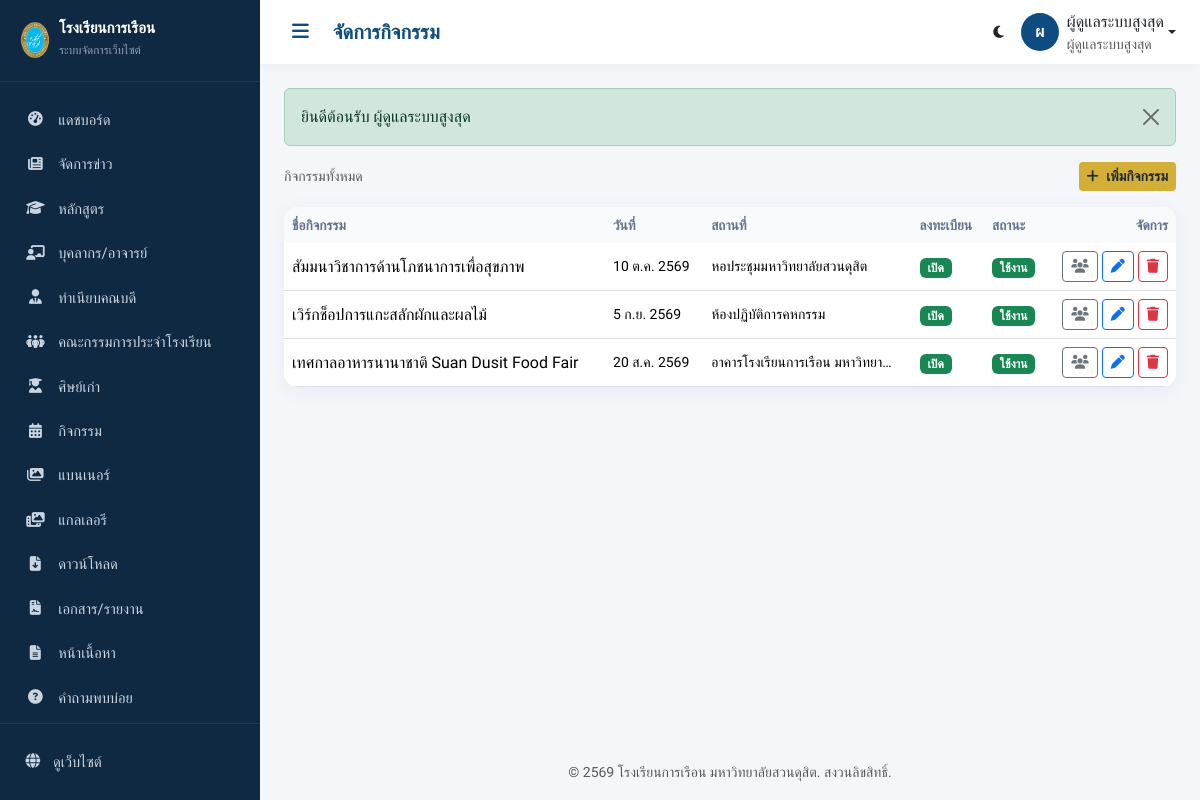
The app's page /admin/events (signed in) with its own data.
### tables this page shows
CREATE TABLE `events` (
  `id`           INT UNSIGNED NOT NULL AUTO_INCREMENT,
  `title`        VARCHAR(255) NOT NULL,
  `slug`         VARCHAR(280) NOT NULL,
  `description`  LONGTEXT DEFAULT NULL,
  `cover_image`  VARCHAR(255) DEFAULT NULL,
  `location`     VARCHAR(255) DEFAULT NULL,
  `start_date`   DATETIME NOT NULL,
  `end_date`     DATETIME DEFAULT NULL,
  `max_attendees`INT UNSIGNED DEFAULT NULL COMMENT 'จำนวนรับสูงสุด (NULL = ไม่จำกัด)',
  `allow_register` TINYINT(1) NOT NULL DEFAULT 0,
  `is_featured`  TINYINT(1) NOT NULL DEFAULT 0,
  `status`       ENUM('active','inactive') NOT NULL DEFAULT 'active',
  `created_at`   DATETIME DEFAULT NULL,
  `updated_at`   DATETIME DEFAULT NULL,
  `deleted_at`   DATETIME DEFAULT NULL,
  PRIMARY KEY (`id`),
  UNIQUE KEY `uq_event_slug` (`slug`),
  KEY `idx_event_start` (`start_date`)
);

### app/core/View.php (called while the page is built, shortened)
<?php
class View
{
    public static function render(string $view, array $data = [], ?string $layout = 'public'): void
    {
        $viewFile = VIEW_PATH . '/' . $view . '.php';
        extract($data, EXTR_SKIP);
        require $viewFile;
        $layoutFile = VIEW_PATH . '/layouts/' . $layout . '.php';
        require $layoutFile;
    }
}

### app/core/Controller.php (called while the page is built, shortened)
<?php
abstract class Controller
{
    protected function model(string $name)
    {
        $file = APP_PATH . '/models/' . $name . '.php';
        return new $name();
    }
    protected function adminView(string $view, array $data = []): void
    {
        if (!str_starts_with($view, 'admin/')) {
            $view = 'admin/' . $view;
        }
        View::render($view, $data, 'admin');
    }
    protected function query(string $key, $default = null)
    {
        return $_GET[$key] ?? $default;
    }
}

### app/controllers/admin/EventsController.php (called while the page is built, shortened)
<?php
class EventsController extends AdminController
{
    public function index(): void
    {
        $page = (int)$this->query('page', 1);
        $pager = $this->model('Event')->paginate($page, ADMIN_PER_PAGE, [], 'start_date DESC');
        $this->adminView('events/index', ['title' => 'จัดการกิจกรรม', 'pager' => $pager]);
    }
}

### app/core/App.php (called while the page is built, shortened)
<?php
class App
{
    private string $method = DEFAULT_METHOD;
    private bool   $isAdmin = false;
    public function run(): void
    {
        $url = $this->parseUrl();
        if (!empty($url) && strtolower($url[0]) === 'admin') {
            $this->isAdmin = true;
            array_shift($url);
            $controllerDir = APP_PATH . '/controllers/admin/';
        } else {
            $controllerDir = APP_PATH . '/controllers/';
            $namespacePrefix = '';
        }
        if (!empty($url[0])) {
            $candidate = ucfirst($url[0]) . 'Controller';
            if (file_exists($controllerDir . $candidate . '.php')) {
                array_shift($url);
            } elseif ($this->isAdmin) {
                $this->controllerName = 'DashboardController';
            }
        }
        $controller = new $className();
        $this->params = $url ? array_values($url) : [];
        call_user_func_array([$controller, $this->method], $this->params);
    }
    private function parseUrl(): array
    {
        $url = rtrim($_GET['url'], '/');
        $url = filter_var($url, FILTER_SANITIZE_URL);
        return explode('/', $url);
    }
}

### public/index.php (called while the page is built)
<?php
require_once __DIR__ . '/../app/core/bootstrap.php';
$app = new App();
$app->run();

### app/core/bootstrap.php (called while the page is built, shortened)
<?php
spl_autoload_register(function ($class) {
    $short = str_contains($class, '\\') ? substr(strrchr($class, '\\'), 1) : $class;
    $paths = [
        APP_PATH . '/core/' . $short . '.php',
        APP_PATH . '/helpers/' . $short . '.php',
        APP_PATH . '/models/' . $short . '.php',
        APP_PATH . '/middleware/' . $short . '.php',
    ];
    foreach ($paths as $path) {
        if (file_exists($path)) {
            return;
        }
    }
});
require_once APP_PATH . '/helpers/functions.php';

### app/core/Model.php (called while the page is built, shortened)
<?php
abstract class Model
{
    protected Database $db;
    protected string $table = '';
    protected bool $softDelete = true;
    public function __construct()
    {
        $this->db = new Database();
    }
    public function paginate(int $page = 1, int $perPage = 15, array $conditions = [], string $orderBy = 'id DESC', string $searchSql = '', array $searchParams = []): array
    {
        [$whereSql, $params] = $this->buildWhere($conditions);
        $total = (int)$this->db->query("SELECT COUNT(*) FROM {$this->table} {$whereSql}")
                               ->bind($params)->column();
        $page = max(1, $page);
        $offset = ($page - 1) * $perPage;
        $sql = "SELECT * FROM {$this->table} {$whereSql} ORDER BY {$orderBy} LIMIT {$perPage} OFFSET {$offset}";
        $data = $this->db->query($sql)->bind($params)->all();
        return [
            'data'        => $data,
            'total'       => $total,
            'page'        => $page,
            'per_page'    => $perPage,
            'total_pages' => (int)ceil($total / $perPage),
        ];
    }
    protected function buildWhere(array $conditions): array
    {
        $clauses = [];
        $params = [];
        foreach ($conditions as $col => $val) {
            $clauses[] = "{$col} = :w_{$col}";
            $params["w_{$col}"] = $val;
        }
        if ($this->softDelete) {
            $clauses[] = "deleted_at IS NULL";
        }
        $sql = $clauses ? 'WHERE ' . implode(' AND ', $clauses) : '';
        return [$sql, $params];
    }
}

### app/config/database.php (called while the page is built)
<?php
return [
    'host'     => '127.0.0.1',
    'port'     => '3306',
    'database' => 'fooddusit_db',
    'username' => 'root',
    'password' => '',
    'charset'  => 'utf8mb4',
    'collation'=> 'utf8mb4_unicode_ci',
    'options'  => [
        PDO::ATTR_ERRMODE            => PDO::ERRMODE_EXCEPTION,
        PDO::ATTR_DEFAULT_FETCH_MODE => PDO::FETCH_ASSOC,
        PDO::ATTR_EMULATE_PREPARES   => false,
        PDO::ATTR_PERSISTENT         => false,
    ],
];

### app/core/Database.php (called while the page is built, shortened)
<?php
class Database
{
    private static ?PDO $instance = null;
    private $stmt = null;
    public static function pdo(): PDO
    {
        if (self::$instance === null) {
            $config = require APP_PATH . '/config/database.php';
            $dsn = sprintf(
                'mysql:host=%s;port=%s;dbname=%s;charset=%s',
                $config['host'],
                $config['port'],
                $config['database'],
                $config['charset']
            );
            try {
                self::$instance = new PDO(
                    $dsn,
                    $config['username'],
                    $config['password'],
                    $config['options']
                );
            } catch (PDOException $e) {
                if (APP_ENV === 'development') {
                    die('เชื่อมต่อฐานข้อมูลไม่สำเร็จ: ' . $e->getMessage());
                }
                error_log('DB Connection Error: ' . $e->getMessage());
                die('ขออภัย ระบบไม่สามารถเชื่อมต่อฐานข้อมูลได้ในขณะนี้');
            }
        }
        return self::$instance;
    }
    public function query(string $sql): self
    {
        $this->stmt = self::pdo()->prepare($sql);
        return $this;
    }
    public function bind(array $params): self
    {
        foreach ($params as $key => $value) {
            $type = match (true) {
                is_int($value)  => PDO::PARAM_INT,
                is_bool($value) => PDO::PARAM_BOOL,
                is_null($value) => PDO::PARAM_NULL,
                default         => PDO::PARAM_STR,
            };
            $param = is_int($key) ? $key + 1 : ':' . ltrim($key, ':');
            $this->stmt->bindValue($param, $value, $type);
        }
        return $this;
    }
    public function execute(array $params = []): bool
    {
        return $params ? $this->stmt->execute($params) : $this->stmt->execute();
    }
    public function all(array $params = []): array
    {
        $this->execute($params ?: []);
        return $this->stmt->fetchAll();
    }
    public function column(array $params = [])
    {
        $this->execute($params ?: []);
        return $this->stmt->fetchColumn();
    }
}

### app/views/admin/events/index.php (the view, shortened to what this page needs)
<div class="d-flex justify-content-between align-items-center mb-3">
  <span class="text-muted small">กิจกรรมทั้งหมด</span>
  <a href="<?= url('admin/events/create') ?>" class="btn btn-gold btn-sm"><i class="fa-solid fa-plus me-1"></i> เพิ่มกิจกรรม</a>
</div>
<div class="table-card">
  <div class="table-responsive">
    <table class="table table-hover align-middle mb-0">
      <thead><tr><th>ชื่อกิจกรรม</th><th>วันที่</th><th>สถานที่</th><th>ลงทะเบียน</th><th>สถานะ</th><th class="text-end">จัดการ</th></tr></thead>
      <tbody>
        <?php foreach ($pager['data'] as $ev): ?>
          <tr>
            <td><?= e($ev['title']) ?></td>
            <td class="small"><?= thai_date($ev['start_date']) ?></td>
            <td class="small"><?= e(excerpt($ev['location'] ?? '', 30)) ?></td>
            <td><?= $ev['allow_register'] ? '<span class="badge bg-success">เปิด</span>' : '<span class="badge bg-secondary">ปิด</span>' ?></td>
            <td><?= status_badge($ev['status']) ?></td>
            <td class="text-end text-nowrap">
              <a href="<?= url('admin/events/registrations/' . $ev['id']) ?>" class="btn btn-sm btn-outline-secondary"><i class="fa-solid fa-users"></i></a>
              <a href="<?= url('admin/events/edit/' . $ev['id']) ?>" class="btn btn-sm btn-outline-primary"><i class="fa-solid fa-pen"></i></a>
              <a href="<?= url('admin/events/delete/' . $ev['id']) ?>" class="btn btn-sm btn-outline-danger" data-confirm="ลบกิจกรรมนี้?"><i class="fa-solid fa-trash"></i></a>
            </td>
          </tr>
        <?php endforeach; ?>
      </tbody>
    </table>
  </div>
</div>

### app/helpers/functions.php (shortened to what this page needs)
<?php
function url(string $path = ''): string
{
    return BASE_URL . ltrim($path, '/');
}
function e($value): string
{
    return htmlspecialchars((string)$value, ENT_QUOTES | ENT_HTML5, 'UTF-8');
}
function excerpt(string $text, int $limit = 120): string
{
    $text = trim(strip_tags($text));
    if (mb_strlen($text) <= $limit) {
        return $text;
    }
    return mb_substr($text, 0, $limit) . '…';
}
function thai_date(?string $datetime, bool $withTime = false): string
{
    $months = ['', 'ม.ค.', 'ก.พ.', 'มี.ค.', 'เม.ย.', 'พ.ค.', 'มิ.ย.',
               'ก.ค.', 'ส.ค.', 'ก.ย.', 'ต.ค.', 'พ.ย.', 'ธ.ค.'];
    $ts = strtotime($datetime);
    $day = date('j', $ts);
    $month = $months[(int)date('n', $ts)];
    $year = (int)date('Y', $ts) + 543;
    $out = "{$day} {$month} {$year}";
    return $out;
}
function flash_messages(): string
{
    $html = '';
    $map = ['success' => 'success', 'error' => 'danger', 'warning' => 'warning', 'info' => 'info'];
    foreach ($_SESSION['flash'] as $type => $msg) {
        $cls = $map[$type] ?? 'info';
        $html .= '<div class="alert alert-' . $cls . ' alert-dismissible fade show" role="alert">'
               . e($msg)
               . '<button type="button" class="btn-close" data-bs-dismiss="alert"></button></div>';
    }
    return $html;
}
function status_badge(string $status): string
{
    $map = [
        'active'    => ['success', 'ใช้งาน'],
        'inactive'  => ['secondary', 'ปิดใช้งาน'],
        'published' => ['success', 'เผยแพร่'],
        'draft'     => ['warning', 'ฉบับร่าง'],
        'pending'   => ['info', 'รอตรวจ'],
    ];
    [$cls, $label] = $map[$status] ?? ['secondary', $status];
    return '<span class="badge bg-' . $cls . '">' . e($label) . '</span>';
}

### public/assets/css/admin.css (style rules this page uses)
:root { --primary: #0F4C81; --primary-dark: #0a3a63; --gold: #D4AF37; --sidebar-w: 260px; --sidebar-bg: #0f2942; --admin-bg: #f4f6fa; --card-radius: 14px; }
* { box-sizing: border-box; }
body { font-family: 'Sarabun', sans-serif; background: var(--admin-bg); margin: 0; }
.table-card { background: #fff; border-radius: var(--card-radius); overflow: hidden; box-shadow: 0 4px 20px rgba(15,76,129,.06); }
.table thead th { background: #f8fafc; font-weight: 600; font-size: .85rem; color: #64748b; border: none; }
.table td { vertical-align: middle; }
.btn-gold { background: var(--gold); border: none; color: #1f2937; font-weight: 600; }

### records on screen
events: title "สัมมนาวิชาการด้านโภชนาการเพื่อสุขภาพ", start_date "10 ต.ค. 2569", location "หอประชุมมหาวิทยาลัยสวนดุสิต", allow_register "เปิด"
events: title "เวิร์กช็อปการแกะสลักผักและผลไม้", start_date "5 ก.ย. 2569", location "ห้องปฏิบัติการคหกรรม", allow_register "เปิด"
events: title "เทศกาลอาหารนานาชาติ Suan Dusit Food Fair", start_date "20 ส.ค. 2569", location "อาคารโรงเรียนการเรือน มหาวิทยา…", allow_register "เปิด"

### other values on screen
$label "แดชบอร์ด"
$label "จัดการข่าว"
$label "หลักสูตร"
$label "บุคลากร/อาจารย์"
$label "ทำเนียบคณบดี"
$label "คณะกรรมการประจำโรงเรียน"
$label "ศิษย์เก่า"
$label "กิจกรรม"
$label "แบนเนอร์"
$label "แกลเลอรี"
$label "ดาวน์โหลด"
$label "เอกสาร/รายงาน"
$label "หน้าเนื้อหา"
$label "คำถามพบบ่อย"
$title "จัดการกิจกรรม"
